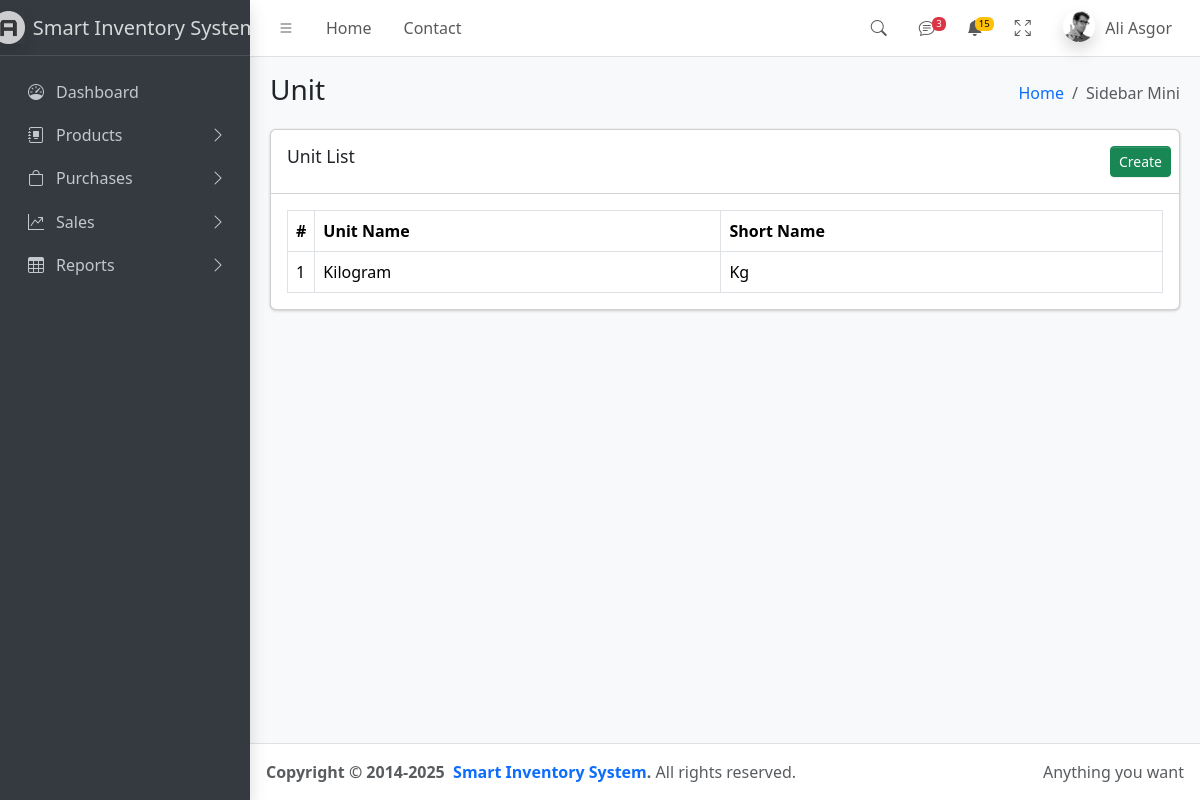
The page /products/unit/ on the database as committed earlier.
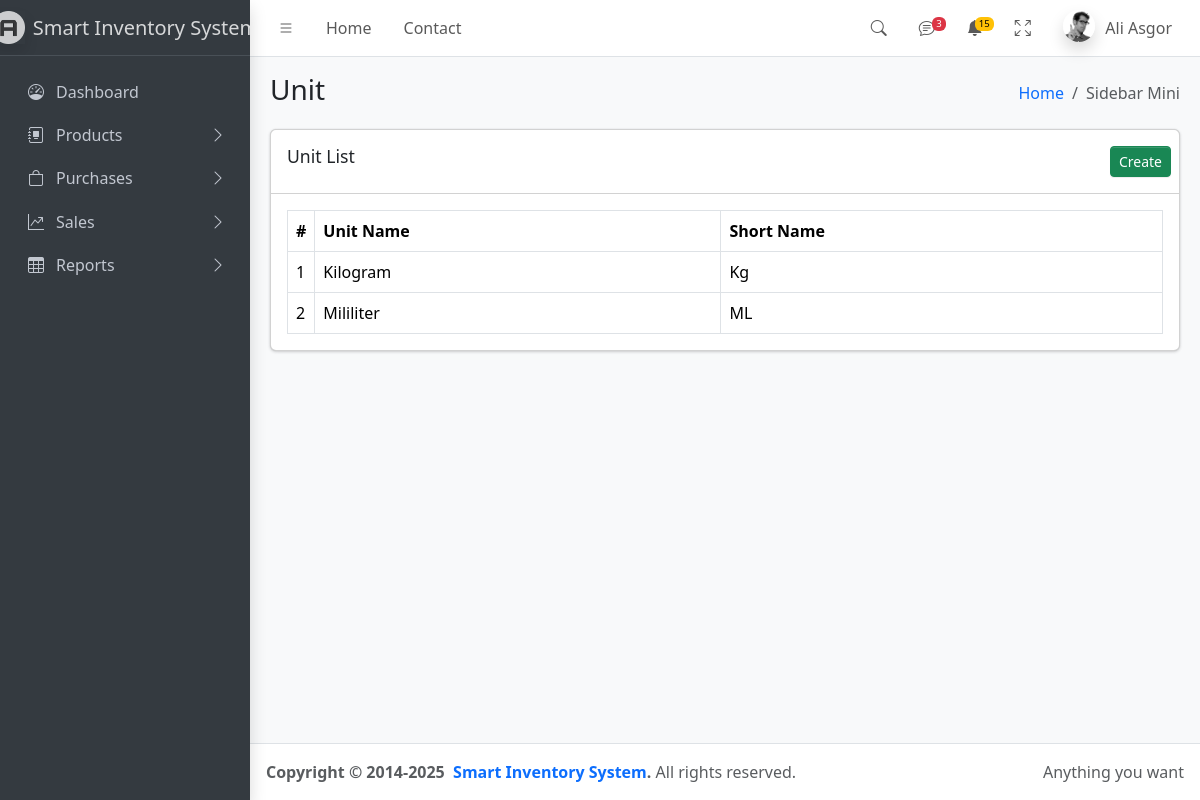
The same page on the database as committed later.
### products/models.py (models this page shows, shortened)
class Unit(models.Model):
    unit_name = models.CharField(max_length=100)
    unit_short_name = models.CharField(max_length=100)
    created_at = models.DateTimeField(auto_now_add=True)
    created_by = models.ForeignKey(User, on_delete=models.CASCADE)

### products/views.py (the view)
# urls.py: path('unit/', views.unit_list, name='unit_list'),
def unit_list(request):
    units = Unit.objects.all().order_by("id")
    return render(request, "products/unit/unit_list.html", {"units": units})

### products/templates/products/unit/unit_list.html (shortened to what this page needs)
{% extends 'core/base.html' %}
{% block pagehead %}Unit{% endblock %}
{% block content %}
            <div class="row">
              <div class="col-12">
                <div class="card">
                  <div class="card-header">
                      <h3 class="card-title">Unit List</h3>
                    <div class="card-tools">
                      <a href="{% url 'create_unit' %}" class="btn btn-success btn-sm">Create</a>
                    </div>
                  </div>
                  <div class="card-body">
                    <table class="table table-bordered" role="table">
                      <thead>
                        <tr>
                          <th style="width: 10px" scope="col">#</th>
                          <th scope="col">Unit Name</th>
                          <th scope="col">Short Name</th>
                        </tr>
                      </thead>
                      <tbody>
                       {% for unit in units %}
                        <tr class="align-middle">
                          <td>{{ unit.id }}</td>
                          <td>{{ unit.unit_name }}</td>
                          <td>{{ unit.unit_short_name }}</td>
                        </tr>
                       {% endfor %}
                      </tbody>
                    </table>
                  </div>
                </div>
              </div>
            </div>
{% endblock %}

### core/templates/core/base.html (shortened to what this page needs)
{% load static %}
<!doctype html>
<html lang="en">
  <head>
    <link
      rel="stylesheet"
      href="https://cdn.jsdelivr.net/npm/@fontsource/source-sans-3@5.0.12/index.css"
      media="print"
      onload="this.media='all'"
    />
    <link
      rel="stylesheet"
      href="https://cdn.jsdelivr.net/npm/overlayscrollbars@2.11.0/styles/overlayscrollbars.min.css"
    />
    <link
      rel="stylesheet"
      href="https://cdn.jsdelivr.net/npm/bootstrap-icons@1.13.1/font/bootstrap-icons.min.css"
    />
    <link rel="stylesheet" href="{% static '/css/adminlte.min.css' %}" as="style" />
  </head>
  <body class="layout-fixed sidebar-expand-lg sidebar-mini bg-body-tertiary">
    <div class="app-wrapper">
      <nav class="app-header navbar navbar-expand bg-body">
        {% include 'core/header.html' %}
      </nav>
      <aside class="app-sidebar bg-body-secondary shadow" data-bs-theme="dark">
          {% include 'core/sidebar.html' %}
      </aside>
      <main class="app-main">
        <div class="app-content-header">
          <div class="container-fluid">
            <div class="row">
              <div class="col-sm-6"><h3 class="mb-0">{% block pagehead %}Home{% endblock %}</h3></div>
              <div class="col-sm-6">
                <ol class="breadcrumb float-sm-end">
                  {% block breadcrumb %}
                    <li class="breadcrumb-item"><a href="#">Home</a></li>
                    <li class="breadcrumb-item active" aria-current="page">Sidebar Mini</li>
                   {% endblock %}
                </ol>
              </div>
            </div>
          </div>
        </div>
        <div class="app-content">
          <div class="container-fluid">
            {% block content %}Main Content{% endblock %}
          </div>
        </div>
      </main>
     <footer class="app-footer">
        {% include 'core/footer.html' %}
     </footer>
    </div>
  </body>
</html>

### core/templates/core/header.html (shortened to what this page needs)
{% load static %}
        <div class="container-fluid">
          <ul class="navbar-nav">
            <li class="nav-item">
              <a class="nav-link" data-lte-toggle="sidebar" href="#" role="button">
                <i class="bi bi-list"></i>
              </a>
            </li>
            <li class="nav-item d-none d-md-block"><a href="#" class="nav-link">Home</a></li>
            <li class="nav-item d-none d-md-block"><a href="#" class="nav-link">Contact</a></li>
          </ul>
          <ul class="navbar-nav ms-auto">
            <li class="nav-item">
              <a class="nav-link" data-widget="navbar-search" href="#" role="button">
                <i class="bi bi-search"></i>
              </a>
            </li>
            <li class="nav-item dropdown">
              <a class="nav-link" data-bs-toggle="dropdown" href="#">
                <i class="bi bi-chat-text"></i>
                <span class="navbar-badge badge text-bg-danger">3</span>
              </a>
            </li>
            <li class="nav-item dropdown">
              <a class="nav-link" data-bs-toggle="dropdown" href="#">
                <i class="bi bi-bell-fill"></i>
                <span class="navbar-badge badge text-bg-warning">15</span>
              </a>
            </li>
            <li class="nav-item">
              <a class="nav-link" href="#" data-lte-toggle="fullscreen">
                <i data-lte-icon="maximize" class="bi bi-arrows-fullscreen"></i>
              </a>
            </li>
            <li class="nav-item dropdown user-menu">
              <a href="#" class="nav-link dropdown-toggle" data-bs-toggle="dropdown">
                <img
                  src="{% static '/assets/img/user2-160x160.jpg' %}"
                  class="user-image rounded-circle shadow"
                  alt="User Image"
                />
                <span class="d-none d-md-inline">Ali Asgor</span>
              </a>
            </li>
          </ul>
        </div>

### core/templates/core/sidebar.html (shortened to what this page needs)
{% load static %}
        <div class="sidebar-brand">
          <a href="" class="brand-link">
            <img
              src="{% static '/assets/img/AdminLTELogo.png' %}"
              alt="AdminLTE Logo"
              class="brand-image opacity-75 shadow"
            />
            <span class="brand-text fw-light">Smart Inventory System</span>
          </a>
        </div>
        <div class="sidebar-wrapper">
          <nav class="mt-2">
            <ul
              class="nav sidebar-menu flex-column"
              data-lte-toggle="treeview"
              role="navigation"
              aria-label="Main navigation"
              data-accordion="false"
              id="navigation"
            >
              <li class="nav-item">
                <a href="/" class="nav-link">
                  <i class="nav-icon bi bi-speedometer"></i>
                  <p>
                    Dashboard
                  </p>
                </a>
              </li>
                <li class="nav-item">
                <a href="#" class="nav-link">
                  <i class="nav-icon bi bi-journal-album"></i>
                  <p>
                    Products
                  </p>
                </a>
              </li>
                <li class="nav-item">
                <a href="#" class="nav-link">
                  <i class="nav-icon bi bi-bag"></i>
                  <p>
                    Purchases
                  </p>
                </a>
              </li>
                <li class="nav-item">
                <a href="#" class="nav-link">
                  <i class="nav-icon bi bi-graph-up-arrow"></i>
                  <p>
                    Sales
                  </p>
                </a>
              </li>
                <li class="nav-item">
                <a href="#" class="nav-link">
                  <i class="nav-icon bi bi-table"></i>
                  <p>
                    Reports
                  </p>
                </a>
              </li>
            </ul>
          </nav>
        </div>

### core/templates/core/footer.html
        <div class="float-end d-none d-sm-inline">Anything you want</div>
        <strong>
          Copyright &copy; 2014-2025&nbsp;
          <a href="https://adminlte.io" class="text-decoration-none">Smart Inventory System</a>.
        </strong>
        All rights reserved.

Rows that differ between the two databases and show on the page:
added Unit: id "2", unit_name "Mililiter", unit_short_name "ML"
